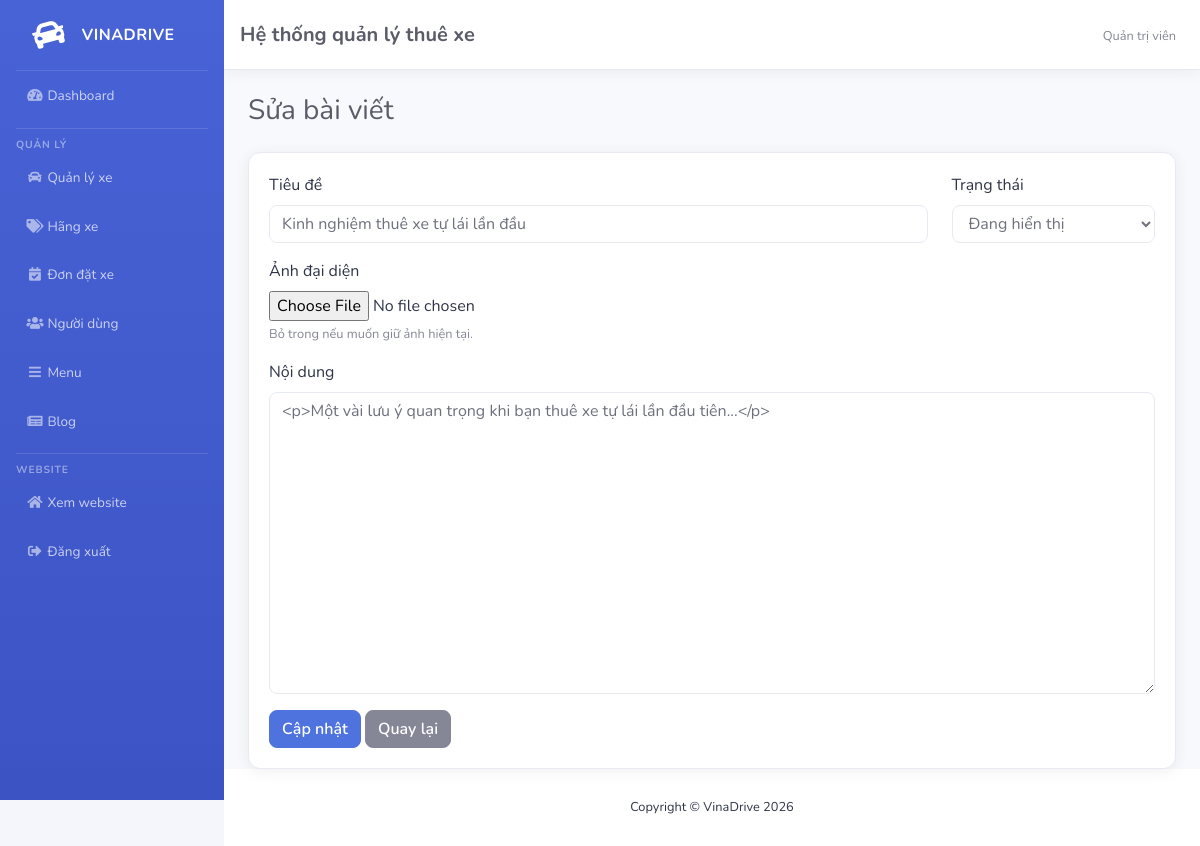
Page /admin/blogs/1/edit (signed in) on the committed database.
### tables this page shows
CREATE TABLE `blogs` (
    `BlogID`    INT(11) NOT NULL AUTO_INCREMENT,
    `Title`     VARCHAR(255) NOT NULL,
    `Slug`      VARCHAR(255) NOT NULL,
    `Content`   LONGTEXT DEFAULT NULL,
    `Thumbnail` VARCHAR(255) DEFAULT NULL,
    `AuthorID`  INT(11) DEFAULT NULL,
    `CreatedAt` DATETIME DEFAULT CURRENT_TIMESTAMP,
    `UpdatedAt` DATETIME DEFAULT NULL,
    `Status`    VARCHAR(20) DEFAULT 'Published',
    PRIMARY KEY (`BlogID`),
    UNIQUE KEY `Slug` (`Slug`),
    KEY `AuthorID` (`AuthorID`),
    CONSTRAINT `fk_blogs_author` FOREIGN KEY (`AuthorID`) REFERENCES `users` (`UserID`)
);

### app/Core/Controller.php (called while the page is built, shortened)
<?php
abstract class Controller
{
    protected function view(string $viewName, array $data = [], ?string $layout = 'admin/layout/main'): void
    {
        extract($data);
        $viewFile = __DIR__ . '/../Views/' . $viewName . '.php';
        require $viewFile;
    }
}

### app/Controllers/Admin/BlogController.php (called while the page is built, shortened)
<?php
class BlogController extends Controller
{
    private BlogModel $blogModel;
    public function __construct()
    {
        $this->blogModel = new BlogModel();
    }
    public function edit(string $id): void
    {
        $blog = $this->blogModel->find((int) $id);
        $this->view('admin/blogs/edit', [
            'pageTitle' => 'Sửa bài viết',
            'blog' => $blog,
        ]);
    }
}

### index.php (called while the page is built, shortened)
<?php
require_once __DIR__ . '/app/autoload.php';
$router = new Router();
$router->get('/admin/brands', [BrandController::class, 'index']);
$router->get('/admin/brands/create', [BrandController::class, 'create']);
$router->post('/admin/brands', [BrandController::class, 'store']);
$router->get('/admin/brands/{id}/edit', [BrandController::class, 'edit']);
$router->post('/admin/brands/{id}/update', [BrandController::class, 'update']);
$router->post('/admin/brands/{id}/delete', [BrandController::class, 'destroy']);
$router->get('/admin/cars', [CarController::class, 'index']);
$router->get('/admin/cars/create', [CarController::class, 'create']);
$router->post('/admin/cars', [CarController::class, 'store']);
$router->get('/admin/cars/{id}/edit', [CarController::class, 'edit']);
$router->post('/admin/cars/{id}/update', [CarController::class, 'update']);
$router->post('/admin/cars/{id}/delete', [CarController::class, 'destroy']);
$router->post('/admin/cars/{id}/images/update', [CarController::class, 'updateImage']);
$router->post('/admin/cars/{id}/images/set-main', [CarController::class, 'setMainImage']);
$router->post('/admin/cars/{id}/images/delete', [CarController::class, 'deleteImage']);
$router->get('/admin/users', [UserController::class, 'index']);
$router->get('/admin/users/create', [UserController::class, 'create']);
$router->post('/admin/users', [UserController::class, 'store']);
$router->get('/admin/users/{id}/edit', [UserController::class, 'edit']);
$router->post('/admin/users/{id}/update', [UserController::class, 'update']);
$router->post('/admin/users/{id}/delete', [UserController::class, 'destroy']);
$router->get('/admin/blogs', [BlogController::class, 'index']);
$router->get('/admin/blogs/create', [BlogController::class, 'create']);
$router->post('/admin/blogs', [BlogController::class, 'store']);
$router->get('/admin/blogs/{id}/edit', [BlogController::class, 'edit']);
$router->post('/admin/blogs/{id}/update', [BlogController::class, 'update']);
$router->post('/admin/blogs/{id}/delete', [BlogController::class, 'destroy']);
$router->get('/admin/menus', [MenuController::class, 'index']);
$router->get('/admin/menus/create', [MenuController::class, 'create']);
$router->post('/admin/menus', [MenuController::class, 'store']);
$router->get('/admin/menus/{id}/edit', [MenuController::class, 'edit']);
$router->post('/admin/menus/{id}/update', [MenuController::class, 'update']);
$router->post('/admin/menus/{id}/delete', [MenuController::class, 'destroy']);
$router->get('/admin/dashboard', [DashboardController::class, 'index']);
$router->get('/admin/bookings', [BookingController::class, 'index']);
$router->get('/admin/bookings/{id}', [BookingController::class, 'show']);
$router->get('/admin/bookings/{id}/return-check', [BookingController::class, 'returnCheck']);
$router->post('/admin/bookings/{id}/cancel', [BookingController::class, 'cancel']);
$router->post('/admin/bookings/{id}/return-approve', [BookingController::class, 'returnApprove']);
$router->post('/admin/payments/{id}/confirm', [PaymentController::class, 'confirm']);
$router->post('/admin/payments/{id}/confirm-final', [PaymentController::class, 'confirmFinal']);
$router->get('/login', [AuthController::class, 'showLogin']);
$router->post('/login', [AuthController::class, 'login']);
$router->get('/register', [AuthController::class, 'showRegister']);
$router->post('/register', [AuthController::class, 'register']);
$router->get('/logout', [AuthController::class, 'logout']);
$router->get('/', [PageController::class, 'index']);
$router->get('/about', [PageController::class, 'about']);
$router->get('/contact', [PageController::class, 'contact']);
$router->get('/blog', [FrontendBlogController::class, 'index']);
$router->get('/blog/{slug}', [FrontendBlogController::class, 'show']);
$router->get('/vehicle', [FrontendCarController::class, 'index']);
$router->get('/vehicle/{id}', [FrontendCarController::class, 'show']);
$router->get('/vehicle/{id}/book', [FrontendCarController::class, 'bookForm']);
$router->post('/bookings', [FrontendBookingController::class, 'store']);
$router->get('/profile', [AccountController::class, 'profile']);
$router->post('/profile/update', [AccountController::class, 'updateProfile']);
$router->get('/my-bookings', [AccountController::class, 'myBookings']);
$router->get('/my-bookings/{id}/return', [FrontendBookingController::class, 'returnForm']);
$router->post('/my-bookings/{id}/return', [FrontendBookingController::class, 'submitReturn']);
$router->get('/my-payments', [AccountController::class, 'myPayments']);
$router->dispatch(BASE_PATH);

### app/autoload.php (called while the page is built, shortened)
<?php
spl_autoload_register(function (string $class): void {
    $prefix = 'App\\';
    $relative = substr($class, strlen($prefix));
    $relativePath = str_replace('\\', '/', $relative) . '.php';
    $file = __DIR__ . '/' . $relativePath;
});

### app/Core/Database.php (called while the page is built, shortened)
<?php
class Database
{
    private static ?\mysqli $connection = null;
    public static function connection(): \mysqli
    {
        if (self::$connection === null) {
            $host = 'localhost';
            $username = 'root';
            $password = '';
            $database = 'carrentaldb';
            $conn = new \mysqli($host, $username, $password, $database);
            $conn->set_charset('utf8mb4');
            self::$connection = $conn;
        }
        return self::$connection;
    }
}

### app/Core/Model.php (called while the page is built, shortened)
<?php
abstract class Model
{
    protected string $table;
    protected string $primaryKey = 'id';
    protected \mysqli $db;
    public function __construct()
    {
        $this->db = Database::connection();
    }
    public function find(int $id): ?array
    {
        $stmt = $this->db->prepare("SELECT * FROM `{$this->table}` WHERE `{$this->primaryKey}` = ? LIMIT 1");
        $stmt->bind_param('i', $id);
        $stmt->execute();
        $row = $stmt->get_result()->fetch_assoc();
        return $row ?: null;
    }
}

### app/Views/admin/blogs/edit.php (the view, shortened to what this page needs)
<?php
$blogId = (int) $blog['BlogID'];
?>
<h1 class="h3 mb-4 text-gray-800">Sửa bài viết</h1>
<div class="card shadow">
    <div class="card-body">
        <form action="/Carrental/admin/blogs/<?= $blogId ?>/update" method="POST" enctype="multipart/form-data">
            <div class="row">
                <div class="col-md-9 form-group">
                    <label>Tiêu đề</label>
                    <input type="text" name="Title" class="form-control" value="<?= htmlspecialchars($blog['Title']) ?>" required>
                </div>
                <div class="col-md-3 form-group">
                    <label>Trạng thái</label>
                    <select name="Status" class="form-control">
                        <option value="Published" <?= ($blog['Status'] ?? '') === 'Published' ? 'selected' : '' ?>>Đang hiển thị</option>
                    </select>
                </div>
                <div class="col-md-12 form-group">
                    <label>Ảnh đại diện</label>
                    <input type="file" name="Thumbnail" class="form-control-file" accept="image/*">
                    <small class="form-text text-muted">Bỏ trong nếu muốn giữ ảnh hiện tại.</small>
                </div>
                <div class="col-md-12 form-group">
                    <label>Nội dung</label>
                    <textarea name="Content" class="form-control" rows="12" required><?= htmlspecialchars($blog['Content']) ?></textarea>
                </div>
            </div>
            <button type="submit" class="btn btn-primary">Cập nhật</button>
            <a href="/Carrental/admin/blogs" class="btn btn-secondary">Quay lại</a>
        </form>
    </div>
</div>

### app/Core/Router.php (shortened to what this page needs)
<?php
class Router
{
    private array $routes = [];
    public function get(string $path, array $handler): void
    {
        $this->routes['GET'][] = [$path, $handler];
    }
    public function post(string $path, array $handler): void
    {
        $this->routes['POST'][] = [$path, $handler];
    }
    public function dispatch(string $basePath = ''): void
    {
        $method = $_SERVER['REQUEST_METHOD'] ?? 'GET';
        $uri = parse_url($_SERVER['REQUEST_URI'] ?? '/', PHP_URL_PATH);
        if ($basePath !== '' && str_starts_with($uri, $basePath)) {
            $uri = substr($uri, strlen($basePath));
        }
        $uri = '/' . trim($uri, '/');
        foreach ($this->routes[$method] ?? [] as [$routePath, $handler]) {
            $params = $this->match($routePath, $uri);
            if ($params !== null) {
                [$controllerClass, $action] = $handler;
                $controller = new $controllerClass();
                call_user_func_array([$controller, $action], $params);
                return;
            }
        }
    }
    private function match(string $routePath, string $uri): ?array
    {
        $paramNames = [];
        $pattern = preg_replace_callback('/\{(\w+)\}/', function ($m) use (&$paramNames) {
            $paramNames[] = $m[1];
            return '([^/]+)';
        }, $routePath);
        $pattern = '#^' . $pattern . '$#';
        if (preg_match($pattern, $uri, $matches)) {
            array_shift($matches);
            return array_values($matches);
        }
        return null;
    }
}

### public/admin/css/admin-theme.css (style rules this page uses)
:root { --admin-primary: #4e73df; --admin-primary-dark: #3a5cc9; --admin-radius: 12px; --admin-radius-sm: 8px; --admin-border: #e7eaf3; --admin-shadow: 0 .15rem .85rem rgba(58, 59, 69, .08); --admin-shadow-hover: 0 .35rem 1.2rem rgba(58, 59, 69, .12); --admin-text: #2e3548; --admin-text-muted: #6f7485; }
body { background-color: #f4f6fb; font-family: 'Nunito', -apple-system, BlinkMacSystemFont, 'Segoe UI', Roboto, sans-serif; color: var(--admin-text); }
.card { border: 1px solid var(--admin-border); border-radius: var(--admin-radius); box-shadow: var(--admin-shadow); }
.shadow, .shadow-sm { box-shadow: var(--admin-shadow) !important; }
.card-body { color: var(--admin-text); }
.form-control { border: 1px solid var(--admin-border); border-radius: var(--admin-radius-sm); }
.btn { border-radius: var(--admin-radius-sm); font-weight: 600; }

### rows in the picture
blogs: Title "Kinh nghiệm thuê xe tự lái lần đầu", Status "Đang hiển thị", Content "<p>Một vài lưu ý quan trọng khi bạn thuê xe tự lái lần đầu tiên...</p>"
